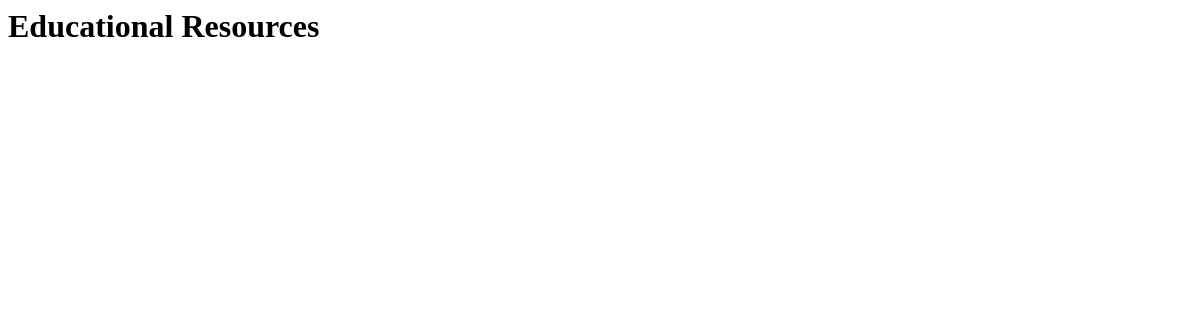
The app's page /content/, older data.
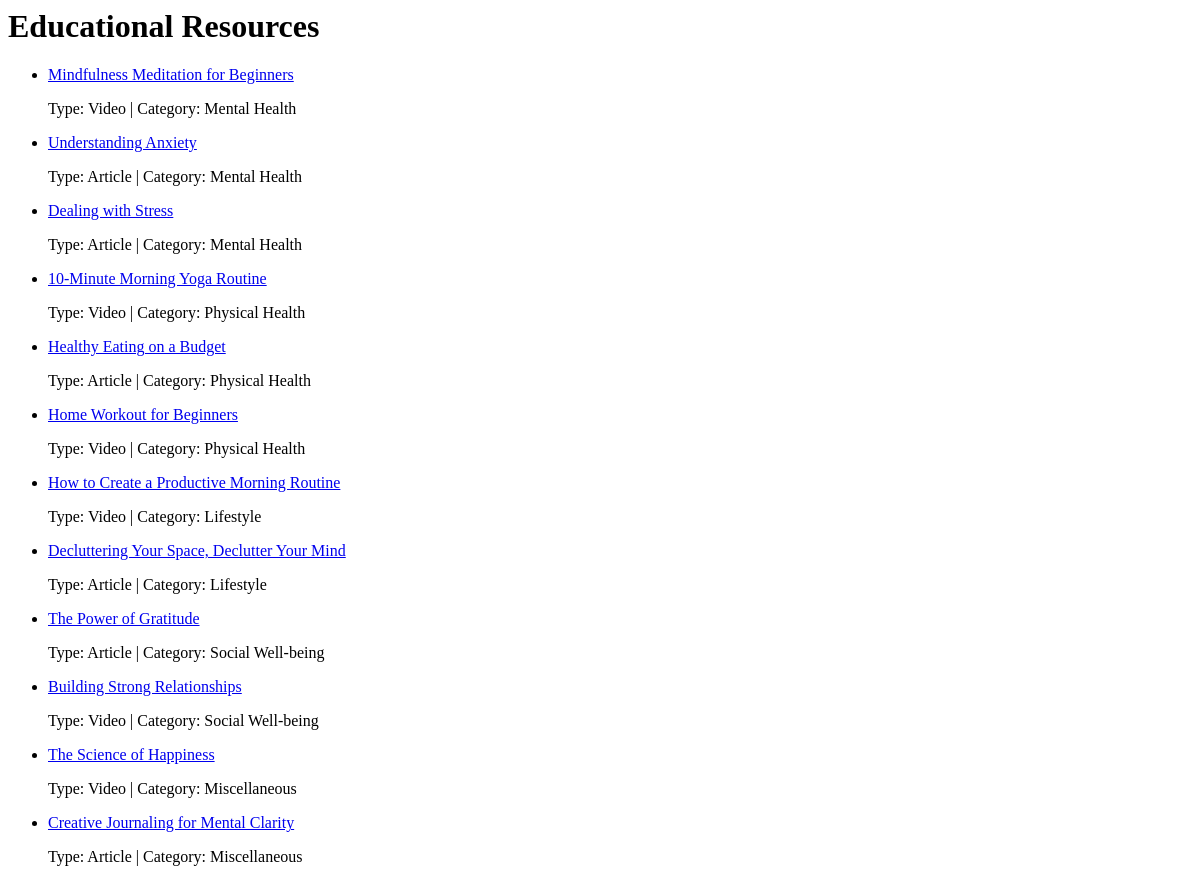
The same page, newer data.
### content/models.py (models this page shows, shortened)
class EducationalContent(models.Model):
    CONTENT_TYPE_CHOICES = [
        ('Article', 'Article'),
        ('Video', 'Video'),
    ]
    title = models.CharField(max_length=200)
    body = models.TextField()
    content_type = models.CharField(max_length=50, choices=CONTENT_TYPE_CHOICES, default='Article')
    category = models.CharField(max_length=100)
    created_at = models.DateTimeField(auto_now_add=True)
    source_url = models.URLField(blank=True, null=True)
    class Meta:
        app_label = 'content'  # 将 'content' 替换为实际的 app 名称

### content/views.py (the view)
# urls.py: path('', views.list_content, name='list_content'),
def list_content(request):
    contents = EducationalContent.objects.all().order_by('-created_at')
    return render(request, 'content/list_content.html', {'contents': contents})

### users/context_processors.py (called while the page is built)
def notifications_processor(request):
    if request.user.is_authenticated:
        notifications = Notification.objects.filter(user=request.user).order_by('-created_at')
        unread_count = notifications.filter(is_unread=True).count()
        return {
            'notifications': notifications,
            'unread_count': unread_count,
        }
    else:
        return {
            'notifications': [],
            'unread_count': 0,
        }

### content/templates/content/list_content.html
<h1>Educational Resources</h1>
<ul>
    {% for content in contents %}
    <li>
        <a href="{% url 'content_detail' content.id %}">{{ content.title }}</a>
        <p>Type: {{ content.content_type }} | Category: {{ content.category }}</p>
    </li>
    {% endfor %}
</ul>

Row changes from the older to the newer data that the page shows:
added EducationalContent: title "Mindfulness Meditation for Beginners", content_type "Video", category "Mental Health"
added EducationalContent: title "Understanding Anxiety", content_type "Article", category "Mental Health"
added EducationalContent: title "Dealing with Stress", content_type "Article", category "Mental Health"
added EducationalContent: title "10-Minute Morning Yoga Routine", content_type "Video", category "Physical Health"
added EducationalContent: title "Healthy Eating on a Budget", content_type "Article", category "Physical Health"
added EducationalContent: title "Home Workout for Beginners", content_type "Video", category "Physical Health"
added EducationalContent: title "How to Create a Productive Morning Routine", content_type "Video", category "Lifestyle"
added EducationalContent: title "Decluttering Your Space, Declutter Your Mind", content_type "Article", category "Lifestyle"
added EducationalContent: title "The Power of Gratitude", content_type "Article", category "Social Well-being"
added EducationalContent: title "Building Strong Relationships", content_type "Video", category "Social Well-being"
added EducationalContent: title "The Science of Happiness", content_type "Video", category "Miscellaneous"
added EducationalContent: title "Creative Journaling for Mental Clarity", content_type "Article", category "Miscellaneous"
